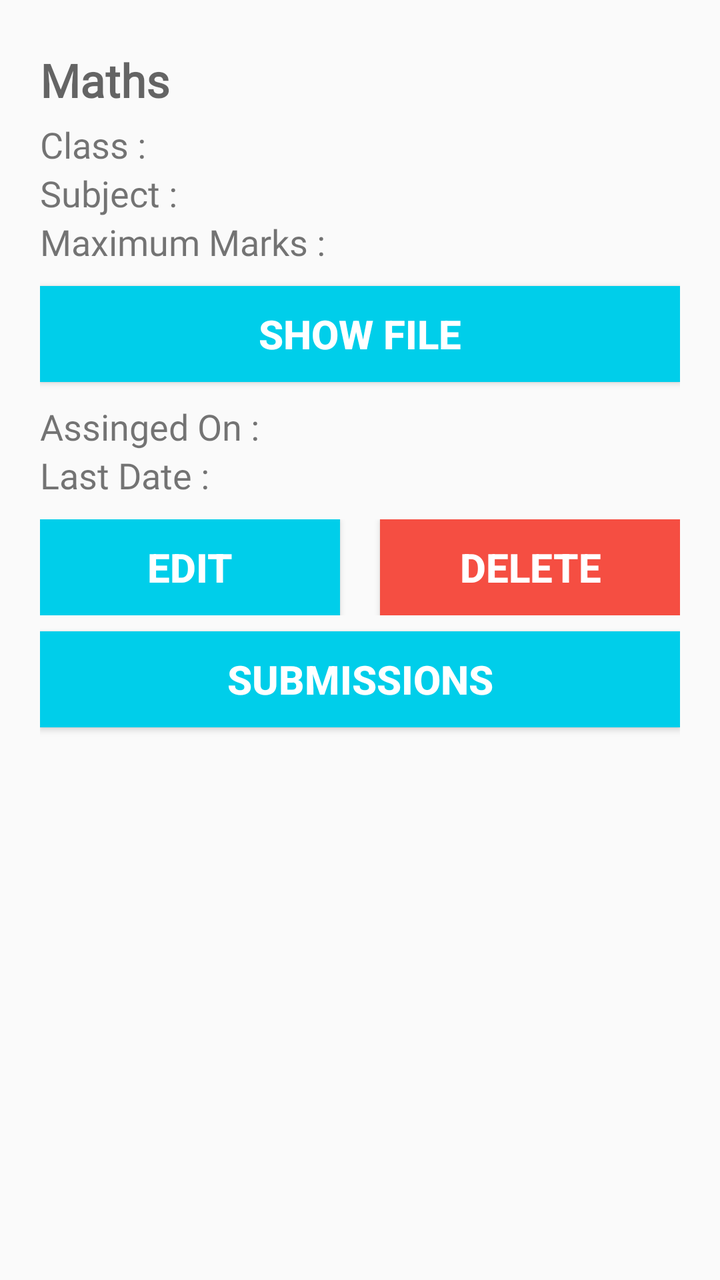
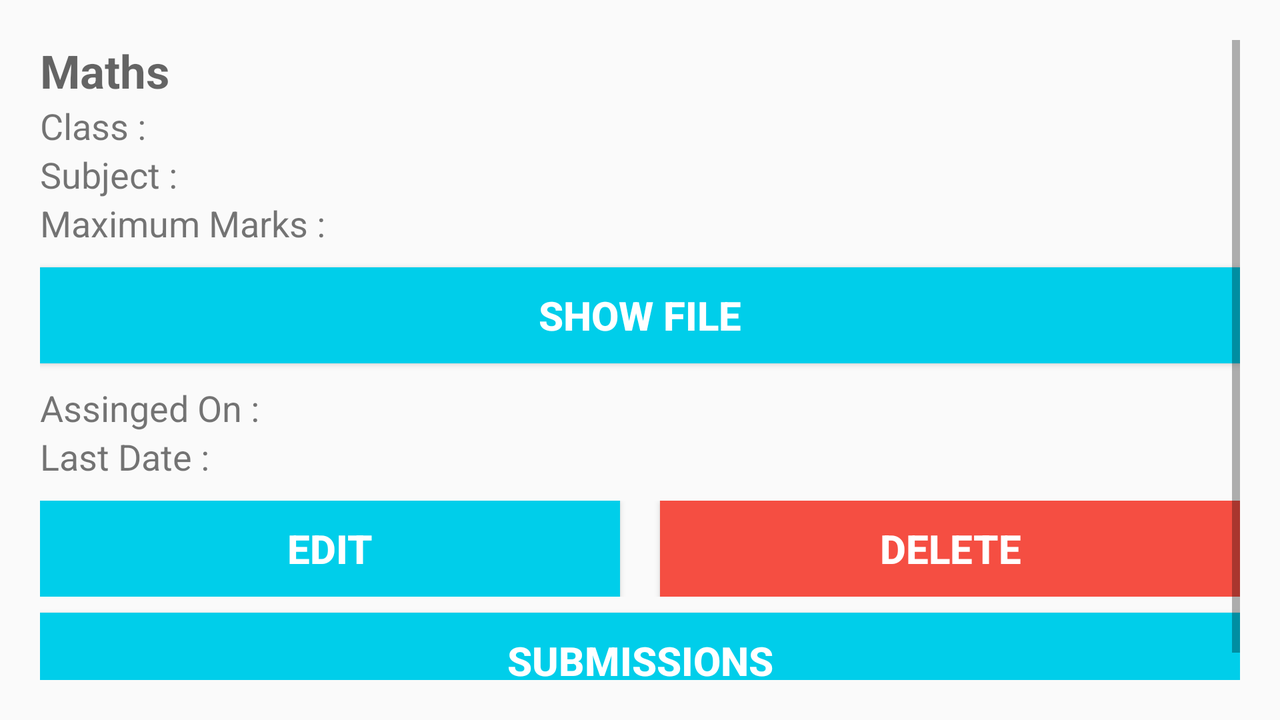

First picture: res/layout/ on a phone held upright. Second picture: the repository's own variant of that layout, on a device whose configuration matches the variant's folder. Source for both follows.
<!-- AndroidManifest.xml: application theme AppTheme -->
<!-- res/layout/activity_assingment_details.xml -->
<?xml version="1.0" encoding="utf-8"?>
<androidx.constraintlayout.widget.ConstraintLayout xmlns:android="http://schemas.android.com/apk/res/android"
    xmlns:app="http://schemas.android.com/apk/res-auto"
    xmlns:tools="http://schemas.android.com/tools"
    android:layout_width="match_parent"
    android:layout_height="match_parent"
    tools:context=".AssingmentDetails"
    android:padding="20dp">

    <TextView
        android:id="@+id/name"
        android:layout_width="match_parent"
        android:layout_height="40dp"
        android:fontFamily="@font/almendra_bold"
        android:gravity="center_vertical"
        android:hint="Maths"
        android:textAllCaps="true"
        android:textColor="#000000"
        android:textSize="23dp"
        android:textStyle="bold"
        app:layout_constraintTop_toTopOf="parent"
        tools:layout_editor_absoluteX="20dp" />

    <TextView
        android:id="@+id/clas"
        android:layout_width="match_parent"
        android:layout_height="wrap_content"
        android:fontFamily="@font/alegreya"
        android:text="Class : "
        android:textSize="18dp"
        app:layout_constraintTop_toBottomOf="@+id/name"
        tools:layout_editor_absoluteX="20dp" />

    <TextView
        android:id="@+id/subject"
        android:layout_width="match_parent"
        android:layout_height="wrap_content"
        android:fontFamily="@font/alegreya"
        android:text="Subject : "
        android:textSize="18dp"
        app:layout_constraintTop_toBottomOf="@+id/clas"
        tools:layout_editor_absoluteX="20dp" />

    <TextView
        android:id="@+id/mmarks"
        android:layout_width="match_parent"
        android:layout_height="wrap_content"
        android:fontFamily="@font/alegreya"
        android:text="Maximum Marks : "
        android:textSize="18dp"
        app:layout_constraintTop_toBottomOf="@+id/subject"
        tools:layout_editor_absoluteX="20dp" />
    <Button
        android:id="@+id/sfile"
        android:layout_width="match_parent"
        android:layout_height="wrap_content"
        android:layout_marginTop="10dp"
        android:background="@color/BackgroundBlue"
        android:text="Show File"
        android:textColor="#FFFFFF"
        android:textSize="20dp"
        android:textStyle="bold"
        android:onClick="show_pdf"
        app:layout_constraintTop_toBottomOf="@+id/mmarks" />

    <TextView
        android:id="@+id/Aon"
        android:layout_width="match_parent"
        android:layout_height="wrap_content"
        android:layout_marginTop="10dp"
        android:fontFamily="@font/alegreya"
        android:text="Assinged On : "
        android:textSize="18dp"
        app:layout_constraintTop_toBottomOf="@+id/sfile"
        tools:layout_editor_absoluteX="20dp" />

    <TextView
        android:id="@+id/ldate"
        android:layout_width="match_parent"
        android:layout_height="wrap_content"
        android:fontFamily="@font/alegreya"
        android:text="Last Date : "
        android:textSize="18dp"
        app:layout_constraintTop_toBottomOf="@+id/Aon"
        tools:layout_editor_absoluteX="20dp" />
    <LinearLayout
        android:id="@+id/ll"
        android:layout_width="match_parent"
        android:layout_height="wrap_content"
        android:layout_marginTop="10dp"
        android:orientation="horizontal"
        app:layout_constraintTop_toBottomOf="@+id/ldate">
    <Button
        android:id="@+id/edit"
        android:layout_width="0dp"
        android:layout_height="wrap_content"
        android:layout_marginRight="20dp"
        android:layout_weight="1"
        android:background="@color/BackgroundBlue"
        android:text="Edit"
        android:textColor="#FFFFFF"
        android:textSize="20dp"
        android:textStyle="bold"
        android:onClick="Edit"/>
    <Button
        android:id="@+id/delete"
        android:layout_width="0dp"
        android:layout_height="wrap_content"
        android:layout_weight="1"
        android:background="#f54e42"
        android:text="Delete"
        android:textColor="#FFFFFF"
        android:textSize="20dp"
        android:textStyle="bold"
        android:onClick="Delete"/>

</LinearLayout>

    <Button
        android:id="@+id/submission"
        android:layout_width="match_parent"
        android:layout_height="wrap_content"
        android:layout_marginTop="8dp"
        android:background="@color/BackgroundBlue"
        android:text="Submissions"
        android:textColor="#FFFFFF"
        android:textSize="20dp"
        android:textStyle="bold"
        android:onClick="show_subm"
        app:layout_constraintTop_toBottomOf="@+id/ll" />

</androidx.constraintlayout.widget.ConstraintLayout>
<!-- resources referenced by this layout -->
<resources>
  <color name="BackgroundBlue">#00CEEA</color>
  <style name="AppTheme" parent="Theme.AppCompat.DayNight.NoActionBar">
          
          <item name="colorPrimary">@color/colorPrimary</item>
          <item name="colorPrimaryDark">@color/colorPrimaryDark</item>
          <item name="colorAccent">@color/colorAccent</item>
      </style>
  <color name="colorPrimary">#6200EE</color>
  <color name="colorPrimaryDark">#3700B3</color>
  <color name="colorAccent">#03DAC5</color>
</resources>
<!-- res/layout-land/activity_assingment_details.xml (the repository's variant of the layout above) -->
<!-- drawn on the phone turned sideways -->
<?xml version="1.0" encoding="utf-8"?>
<androidx.constraintlayout.widget.ConstraintLayout xmlns:android="http://schemas.android.com/apk/res/android"
    xmlns:app="http://schemas.android.com/apk/res-auto"
    xmlns:tools="http://schemas.android.com/tools"
    android:layout_width="match_parent"
    android:layout_height="match_parent"
    tools:context=".AssingmentDetails"
    android:padding="20dp">
    <ScrollView
        android:layout_width="match_parent"
        android:layout_height="match_parent"
        app:layout_constraintTop_toTopOf="parent">X
    <androidx.constraintlayout.widget.ConstraintLayout
        android:layout_width="match_parent"
        android:layout_height="match_parent"
        app:layout_constraintTop_toTopOf="parent">

    <TextView
        android:id="@+id/name"
        android:layout_width="match_parent"
        android:layout_height="wrap_content"
        android:gravity="center_vertical"
        android:hint="Maths"
        android:textAllCaps="true"
        android:textColor="#000000"
        android:textSize="23dp"
        android:textStyle="bold"
        app:layout_constraintTop_toTopOf="parent" />
    <TextView
        android:id="@+id/clas"
        android:layout_width="match_parent"
        android:layout_height="wrap_content"
        android:text="Class : "
        android:textSize="18dp"
        app:layout_constraintTop_toBottomOf="@+id/name" />
    <TextView
        android:id="@+id/subject"
        android:layout_width="match_parent"
        android:layout_height="wrap_content"
        android:text="Subject : "
        android:textSize="18dp"
        app:layout_constraintTop_toBottomOf="@+id/clas" />
    <TextView
        android:id="@+id/mmarks"
        android:layout_width="match_parent"
        android:layout_height="wrap_content"
        android:text="Maximum Marks : "
        android:textSize="18dp"
        app:layout_constraintTop_toBottomOf="@+id/subject" />
    <Button
        android:id="@+id/sfile"
        android:layout_width="match_parent"
        android:layout_height="wrap_content"
        android:layout_marginTop="10dp"
        android:background="@color/BackgroundBlue"
        android:text="Show File"
        android:onClick="show_pdf"
        android:textColor="#FFFFFF"
        android:textSize="20dp"
        android:textStyle="bold"
        app:layout_constraintTop_toBottomOf="@+id/mmarks" />
    <TextView
        android:id="@+id/Aon"
        android:layout_width="match_parent"
        android:layout_height="wrap_content"
        android:layout_marginTop="10dp"
        android:text="Assinged On : "
        android:textSize="18dp"
        app:layout_constraintTop_toBottomOf="@+id/sfile" />
    <TextView
        android:id="@+id/ldate"
        android:layout_width="match_parent"
        android:layout_height="wrap_content"
        android:text="Last Date : "
        android:textSize="18dp"
        app:layout_constraintTop_toBottomOf="@+id/Aon" />
    <LinearLayout
        android:id="@+id/ll"
        android:layout_width="match_parent"
        android:layout_height="wrap_content"
        android:layout_marginTop="10dp"
        android:orientation="horizontal"
        app:layout_constraintTop_toBottomOf="@+id/ldate">
    <Button
        android:id="@+id/edit"
        android:layout_width="0dp"
        android:layout_height="wrap_content"
        android:layout_marginRight="20dp"
        android:layout_weight="1"
        android:background="@color/BackgroundBlue"
        android:text="Edit"
        android:textColor="#FFFFFF"
        android:textSize="20dp"
        android:textStyle="bold"
        android:onClick="Edit"/>
    <Button
        android:id="@+id/delete"
        android:layout_width="0dp"
        android:layout_height="wrap_content"
        android:layout_weight="1"
        android:background="#f54e42"
        android:text="Delete"
        android:textColor="#FFFFFF"
        android:textSize="20dp"
        android:textStyle="bold"
        android:onClick="Delete"/>

</LinearLayout>

    <Button
        android:id="@+id/submission"
        android:layout_width="match_parent"
        android:layout_height="wrap_content"
        android:layout_marginTop="8dp"
        android:background="@color/BackgroundBlue"
        android:text="Submissions"
        android:onClick="show_subm"
        android:textColor="#FFFFFF"
        android:textSize="20dp"
        android:textStyle="bold"
        app:layout_constraintTop_toBottomOf="@+id/ll"
        app:layout_constraintBottom_toBottomOf="parent"/>
    </androidx.constraintlayout.widget.ConstraintLayout>
    </ScrollView>

</androidx.constraintlayout.widget.ConstraintLayout>
